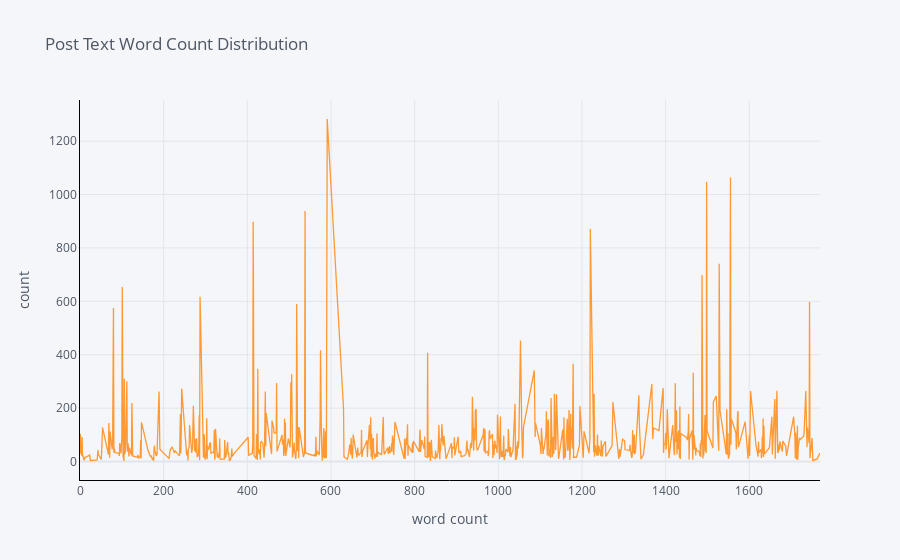

Notebook code cell kept with this figure:
### Code cell
df['word_count'].iplot(
    kind='line',
    bins=100,
    xTitle='word count',
    linecolor='black',
    yTitle='count',
    title='Post Text Word Count Distribution')

### Figure 1 — Plotly figure (JSON) as saved in the notebook; plotly's stock layout.template omitted (floating-point values rounded to 4 significant figures; data arrays with more than 128 entries replaced by an {"elided": "..."} marker saying what was removed)
{"data": [{"line": {"color": "rgba(255, 153, 51, 1.0)", "dash": "solid", "shape": "linear", "width": 1.3}, "mode": "lines", "name": "word_count", "text": "", "type": "scatter", "x": {"elided": "744 int values"}, "y": {"elided": "744 int values"}}], "layout": {"legend": {"bgcolor": "#F5F6F9", "font": {"color": "#4D5663"}}, "paper_bgcolor": "#F5F6F9", "plot_bgcolor": "#F5F6F9", "title": {"font": {"color": "#4D5663"}, "text": "Post Text Word Count Distribution"}, "xaxis": {"gridcolor": "#E1E5ED", "linecolor": "black", "showgrid": true, "tickfont": {"color": "#4D5663"}, "title": {"font": {"color": "#4D5663"}, "text": "word count"}, "zerolinecolor": "#E1E5ED"}, "yaxis": {"gridcolor": "#E1E5ED", "linecolor": "black", "showgrid": true, "tickfont": {"color": "#4D5663"}, "title": {"font": {"color": "#4D5663"}, "text": "count"}, "zerolinecolor": "#E1E5ED"}}}
